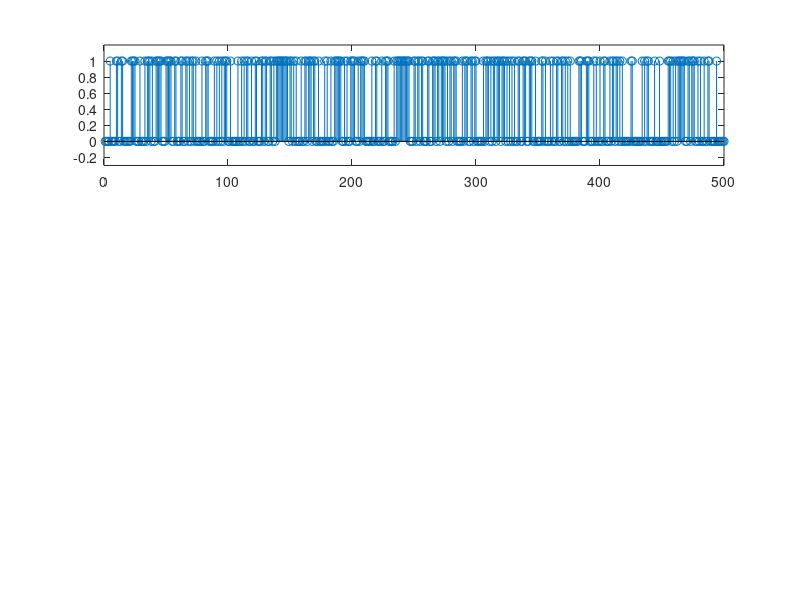

MATLAB code to generate this figure: (Note: this script raises an error after producing the figure.)
%QPSK modulator%

%% QPSK Modulator
clear all
close all
clc

N=500; % Pocet datovych bitu
data = randsrc(1,N,[0 1]); % Generuje nahodna data podle slovniku [-1,1]
Rb = 1e3; % Bitrate
amplitude = 1;


% Rozlisi liche a sude datove bity
oddBits = data(1:2:end);
evenBits = data(2:2:end);

figure()
subplot(311)
title('Pure data bits')
stem(data)
% Limity rozsahu os musi byt za volanim funkce stem(), jinak to nefunguje
ylim([-0.3 1.2])

Fc = 2*Rb; % Kmitocet nosne vlny

% Zakodovana data pomoci skriptu NRZ encoder
[evenTime,evenNrzData,Fs]=NRZ_Encoder(evenBits,Rb,amplitude,'Polar');
[oddTime,oddNrzData]=NRZ_Encoder(oddBits,Rb,amplitude,'Polar');

% Vytvori se synfazni a kvadraturni slozka
inPhaseOsc = 1/sqrt(2)*cos(2*pi*Fc*evenTime);
quadPhaseOsc = 1/sqrt(2)*sin(2*pi*Fc*oddTime);

% Vektor QPSK signalu
qpskModulated = oddNrzData.*quadPhaseOsc + evenNrzData.*inPhaseOsc;

% Vizualizace dat
Tb=1/Rb;
subplot(312);
stem(data);
xlabel('Samples');
ylabel('Amplitude');
title('Input Binary Data');
axis([0,N,-0.5,1.5]);

subplot(313);
% [todo] nastudovat funkci plotHandle()
% Funkce plot vraci hodnotu, funkce plotHandle se pak dale asi vyuzije
plotHandle=plot(qpskModulated);
xlabel('Samples');
ylabel('Amplitude');
title('QPSK modulated Data');
xlimits = XLIM;   
ylimits = YLIM;
axis([xlimits,ylimits(1)-0.5,ylimits(2)+0.5]) ;
grid on;

% Ted uz mame QPSK signal, ktery nese informaci.
% Udelame rychlou fourierovu transformaci

fftqpskmodulated = abs(fft(qpskModulated));
% fftqpskmodulated = filter([0.2 0.2 0.2 0.2 0.2], 1, fftqpskmodulated);
figure()
subplot(211)
plot(fftqpskmodulated);
title('fft of qpsk modulated data');
xlabel('frequency [Hz]');
ylabel('value [V]');
grid on;

subplot(212)
% Vyfiltrovat signal filtrem s koeficienty 1/N delky N
fftqpskmodulated = filter([0.05 0.05 0.05 0.05 0.05 0.05 0.05 0.05 0.05 0.05 ...
    0.05 0.05 0.05 0.05 0.05 0.05 0.05 0.05 0.05 0.05 ], 1, fftqpskmodulated);
plot(fftqpskmodulated);
title('fft of qpsk modulated data');
xlabel('frequency [Hz]');
ylabel('value [V]');
grid on;

% ROC krivky




















